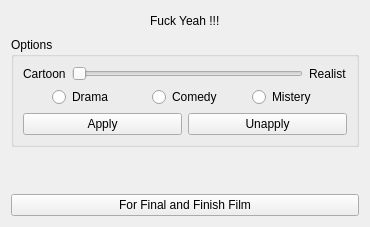
<?xml version="1.0" encoding="UTF-8"?>
<ui version="4.0">
 <class>Form</class>
 <widget class="QWidget" name="Form">
  <property name="geometry">
   <rect>
    <x>0</x>
    <y>0</y>
    <width>370</width>
    <height>227</height>
   </rect>
  </property>
  <property name="windowTitle">
   <string>Form</string>
  </property>
  <layout class="QGridLayout" name="gridLayout_2">
   <item row="2" column="0">
    <spacer name="verticalSpacer">
     <property name="orientation">
      <enum>Qt::Vertical</enum>
     </property>
     <property name="sizeHint" stdset="0">
      <size>
       <width>20</width>
       <height>30</height>
      </size>
     </property>
    </spacer>
   </item>
   <item row="3" column="0">
    <widget class="QPushButton" name="pb_para_final">
     <property name="text">
      <string>For Final and Finish Film</string>
     </property>
    </widget>
   </item>
   <item row="1" column="0">
    <widget class="QGroupBox" name="groupBox">
     <property name="title">
      <string>Options</string>
     </property>
     <layout class="QGridLayout" name="gridLayout">
      <item row="2" column="0">
       <layout class="QHBoxLayout" name="horizontalLayout_2">
        <item>
         <widget class="QPushButton" name="pb_apply">
          <property name="text">
           <string>Apply</string>
          </property>
         </widget>
        </item>
        <item>
         <widget class="QPushButton" name="pb_unapply">
          <property name="text">
           <string>Unapply</string>
          </property>
         </widget>
        </item>
       </layout>
      </item>
      <item row="1" column="0">
       <layout class="QHBoxLayout" name="horizontalLayout">
        <item>
         <widget class="QRadioButton" name="rb_drama">
          <property name="maximumSize">
           <size>
            <width>65</width>
            <height>16777215</height>
           </size>
          </property>
          <property name="text">
           <string>Drama</string>
          </property>
         </widget>
        </item>
        <item>
         <widget class="QRadioButton" name="rb_comedy">
          <property name="maximumSize">
           <size>
            <width>65</width>
            <height>16777215</height>
           </size>
          </property>
          <property name="text">
           <string>Comedy</string>
          </property>
         </widget>
        </item>
        <item>
         <widget class="QRadioButton" name="rb_mistery">
          <property name="maximumSize">
           <size>
            <width>65</width>
            <height>16777215</height>
           </size>
          </property>
          <property name="text">
           <string>Mistery</string>
          </property>
         </widget>
        </item>
       </layout>
      </item>
      <item row="0" column="0">
       <layout class="QHBoxLayout" name="horizontalLayout_6">
        <item>
         <widget class="QLabel" name="label_6">
          <property name="text">
           <string>Cartoon</string>
          </property>
         </widget>
        </item>
        <item>
         <widget class="QSlider" name="sld_cartoon_level">
          <property name="orientation">
           <enum>Qt::Horizontal</enum>
          </property>
         </widget>
        </item>
        <item>
         <widget class="QLabel" name="label_7">
          <property name="text">
           <string>Realist</string>
          </property>
         </widget>
        </item>
       </layout>
      </item>
     </layout>
    </widget>
   </item>
   <item row="0" column="0">
    <layout class="QHBoxLayout" name="horizontalLayout_3">
     <item>
      <spacer name="horizontalSpacer">
       <property name="orientation">
        <enum>Qt::Horizontal</enum>
       </property>
       <property name="sizeHint" stdset="0">
        <size>
         <width>40</width>
         <height>20</height>
        </size>
       </property>
      </spacer>
     </item>
     <item>
      <widget class="QLabel" name="label">
       <property name="text">
        <string>Fuck Yeah !!!</string>
       </property>
      </widget>
     </item>
     <item>
      <spacer name="horizontalSpacer_2">
       <property name="orientation">
        <enum>Qt::Horizontal</enum>
       </property>
       <property name="sizeHint" stdset="0">
        <size>
         <width>40</width>
         <height>20</height>
        </size>
       </property>
      </spacer>
     </item>
    </layout>
   </item>
  </layout>
 </widget>
 <resources/>
 <connections/>
</ui>
